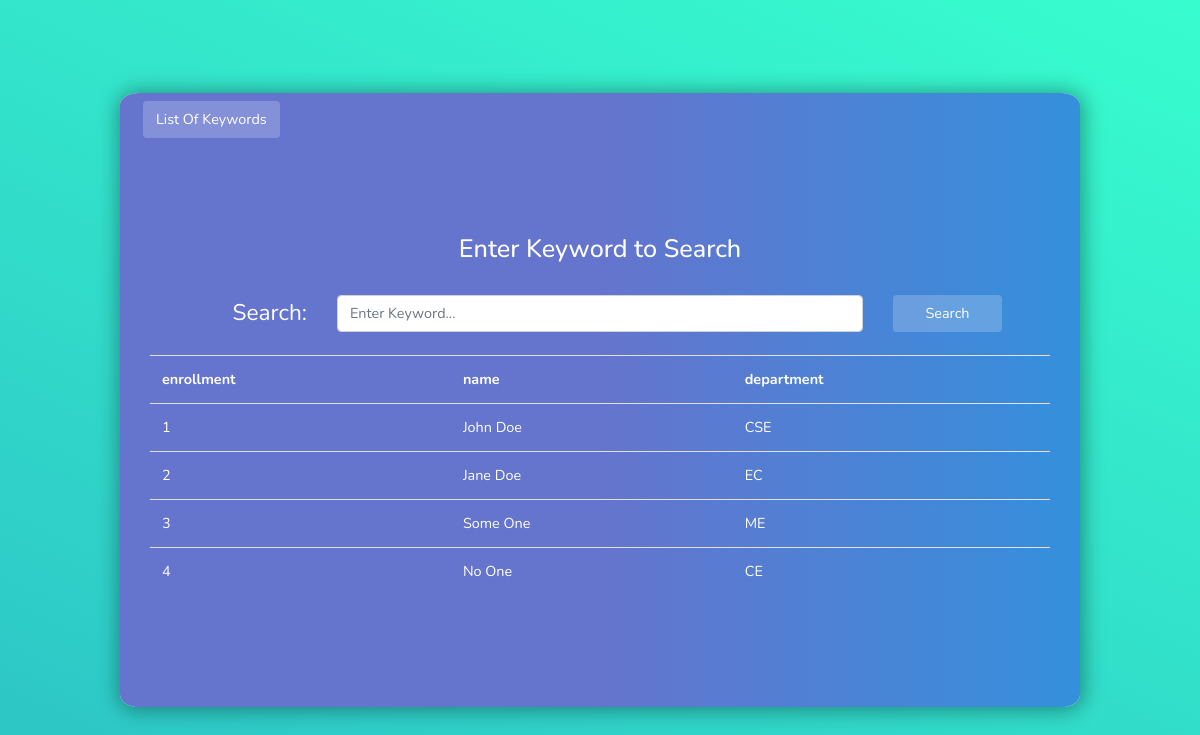
/index.php?source=std, run on the app's committed database.
### tables this page shows
CREATE TABLE `keywords` (
  `keyword` varchar(4) NOT NULL,
  `table_name` varchar(12) NOT NULL,
  `column_name` varchar(255) NOT NULL
);

CREATE TABLE `student` (
  `enrollment` int(3) NOT NULL,
  `name` text NOT NULL,
  `department` varchar(12) NOT NULL
);

### index.php (the view, shortened to what this page needs)
<?php
    include('dbconfig.php');
    $flag = false;
    if(isset($_GET['source']))
    {
        $key = trim(strtolower($_GET['source']));
        $q = "Select * from keywords where keyword = '$key'";
        $select = $db->query($q);
        if($select->num_rows > 0)
        {
            $temp = $select->fetch_assoc();
            $table = $temp['table_name'];
            $columns = $temp['column_name'];
            $q = "select $columns from $table where true";
            $get = $db->query($q);
            if($get)
            {
                $flag = true;
                $data = array();
                while($temp = $get->fetch_assoc())
                {
                    $data[] = $temp;
                }
            }
            else
            {
                $_SESSION['msg'] = "<div class='alert alert-danger'> Operation Failed! Please Try Again. </div>";
            }
        }
        else
        {
            $_SESSION['msg'] = "<div class='alert alert-danger'> Keyword does not match with any records in database.</div>";
        }
    }
?>
<!DOCTYPE html>
<html>
    <head>
        <link rel="stylesheet" type="text/css" href="assets/style.css">
        <link rel="stylesheet" type="text/css" href="assets/app.css">
    </head>
    <body>
    	<div id="app">
    		<div class="container-fluid">
                <div class="row panel indigo">
                    <div class="row ml-2 mt-2">
                        <div class="col-md-2 text-right">
                            <a href="keylist.php" style="background-color: rgba(255, 255, 255, 0.2);" class="link btn text-right">List Of Keywords</a>
                        </div>
                    </div>
                        <div class="container form">
                            <h3> Enter Keyword to Search</h3><br>
                            <form name="search" method="GET" action="">
                                <div class="form-group row mx-5">
                                    <div class="col-md-2 text-right">
                                        <label style="font-size: 17pt;">Search:</label>
                                    </div>
                                    <div class="col-md-8">
                                        <input type="text" name="source" id="source" placeholder="Enter Keyword..." class="form-control">
                                    </div>
                                    <div class="col-md-2">
                                        <button class="btn signup" type="submit">Search</button>
                                    </div>
                                </div>
                            </form>
                            <?php
                            if($flag)
                            {
                            ?>
                            <div class="container">
                                <table class="table">
                                    <tr>
                                    <?php
                                        $column = explode(',', $columns);
                                        foreach ($column as $col)
                                        {
                                        echo "<th>$col</th>";
                                        }
                                    ?>
                                    </tr>
                                    <?php
                                    foreach($data as $d)
                                    {
                                        echo "<tr>";
                                        foreach ($column as $col)
                                        {
                                            echo "<td>".$d[$col]."</td>";
                                        }
                                        echo "</tr>";
                                    }
                                    ?>
                                </table>
                            </div>
                            <?php
                            }
                            ?>
                        </div>
                    </div>
       		</div>
    	</div>
    </body>
</html>

### assets/style.css (style rules this page uses)
body { height: 100vh; display: flex; align-items: center; justify-content: center; background-image: linear-gradient( 25deg, rgb(34 193 195 / 0.95) 0%, rgb(45 253 204 / 0.95) 100% ); font-family: "Roboto", sans-serif; overflow-y: hidden; margin: auto; }
h3 { color: #fff; text-align: center; }
#app { border-radius: 2%; width: 80vw; box-shadow: 1px 1px 20px 3px #00000059; display: flex; flex-direction: row; position: relative; overflow: hidden; min-height: 75vh; background-color: whitesmoke; }
.panel { min-height: 75vh; }
.indigo { background: linear-gradient(90deg, var(--indigo), var(--indigo), var(--blue)) ; }
.form { margin: 10% 0px; color: #fff; }
.form-control { margin: 0px 0px; }
.signup { width: 100%; background: rgba(255, 255, 255, 0.2); color: #fff; border: 2px solid #fff; border-width: 5px; }
.link { color: #fff; }

### data on the page
keywords: column_name "enrollment", column_name "name", column_name "department", column_name.enrollment "1", column_name.name "John Doe", column_name.department "CSE", column_name.enrollment "2", column_name.name "Jane Doe", column_name.department "EC", column_name.enrollment "3", column_name.name "Some One", column_name.department "ME", column_name.enrollment "4", column_name.name "No One", column_name.department "CE"
